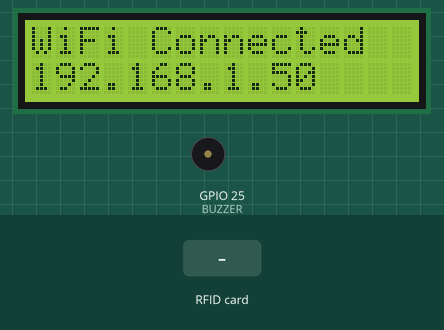
The sketch below on a simulated ESP32. Parts: 16×2 character LCD, buzzer (waves = sounding, pin HIGH). The test bench sets the inputs (shaded band). WiFi joins after 1.5 s; servers stay silent unless stated; uploads are accepted with an empty reply; the local clock reads 2024-03-15 10:24:30 at power-on unless the sketch sets it; what the sketch prints to the serial monitor is not drawn.

Above: at 4.1 s.
At 7.2 s:
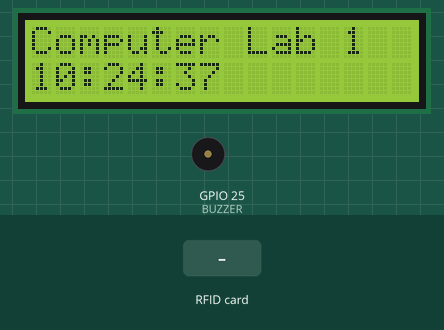
7.3 s: RFID card 5E 7A 19 C4 held to the reader
At 8.7 s:
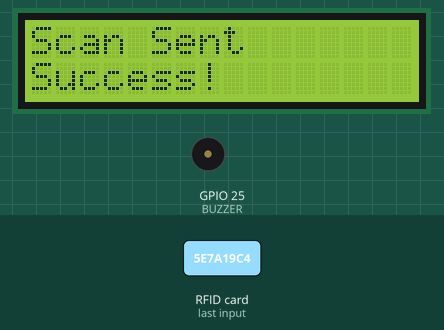
At 10.6 s:
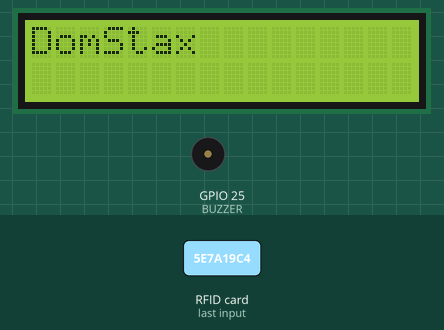
Timing chart, 0 to 12.1 s (numbered marks = the images above; inputs shaded):
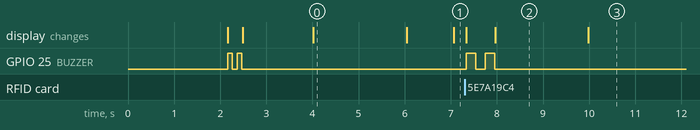

The sketch:

AssignedRoom.ino
```cpp
#include <WiFi.h>
#include <HTTPClient.h>
#include <SPI.h>
#include <MFRC522.h>
#include <Wire.h>
#include "RTClib.h"
#include <LiquidCrystal_I2C.h>

// --------- WIFI ----------
const char* ssid = "GlobeAtHome_1D45D_2.4";
const char* password = "zUCdG5Vb";

// --------- SERVER ----------
const char* SERVER_IP = "192.168.254.174";           // ← CHANGE THIS to your server IP
const int SERVER_PORT = 3000;

// --------- DEVICE CONFIG ----------
const char* DEVICE_ID = "Computer-Laboratory-1"; // assign this scanner to a room

// --------- RFID SETTINGS ----------
#define SS_PIN 5
#define RST_PIN 4
MFRC522 rfid(SS_PIN, RST_PIN);

// --------- RTC ----------
RTC_DS3231 rtc;

// --------- LCD ----------
LiquidCrystal_I2C lcd(0x27, 16, 2);

// --------- Buzzer ----------
#define BUZZER 25

unsigned long lastUpdate = 0;
unsigned long lastWiFiCheck = 0;
const unsigned long WIFI_CHECK_INTERVAL = 10000; // Check WiFi every 10 seconds

// --------- WIFI CONNECT ----------
void connectWiFi() {
  Serial.println("\n=== Connecting to WiFi ===");
  Serial.print("SSID: ");
  Serial.println(ssid);

  lcd.clear();
  lcd.setCursor(0, 0);
  lcd.print("WiFi");
  lcd.setCursor(0, 1);
  lcd.print("Connecting...");

  WiFi.mode(WIFI_STA);
  WiFi.begin(ssid, password);

  int attempts = 0;
  while (WiFi.status() != WL_CONNECTED && attempts < 40) {
    delay(500);
    Serial.print(".");
    attempts++;
  }

  if (WiFi.status() == WL_CONNECTED) {
    Serial.println("\n✓ WiFi Connected!");
    Serial.print("IP Address: ");
    Serial.println(WiFi.localIP());
    Serial.print("Signal Strength: ");
    Serial.print(WiFi.RSSI());
    Serial.println(" dBm");

    lcd.clear();
    lcd.setCursor(0, 0);
    lcd.print("WiFi Connected");
    lcd.setCursor(0, 1);
    lcd.print(WiFi.localIP().toString().c_str());
    delay(2000);
  } else {
    Serial.println("\n✗ WiFi Connection FAILED!");
    Serial.print("Status: ");
    Serial.println(WiFi.status());

    lcd.clear();
    lcd.setCursor(0, 0);
    lcd.print("WiFi FAILED");
    lcd.setCursor(0, 1);
    lcd.print("Retry...");
    delay(3000);
  }
}

// --------- CHECK WIFI CONNECTION ----------
void checkWiFiConnection() {
  unsigned long currentMillis = millis();

  if (currentMillis - lastWiFiCheck >= WIFI_CHECK_INTERVAL) {
    lastWiFiCheck = currentMillis;

    if (WiFi.status() != WL_CONNECTED) {
      Serial.println("WiFi disconnected! Reconnecting...");
      connectWiFi();
    } else {
      Serial.println("✓ WiFi OK");
    }
  }
}

// --------- SEND RFID SCAN ----------
void sendRFIDScan(String uid) {
  Serial.println("\n=== Sending RFID Scan ===");

  if (WiFi.status() != WL_CONNECTED) {
    Serial.println("✗ WiFi not connected!");
    lcd.clear();
    lcd.setCursor(0, 0);
    lcd.print("WiFi Offline");
    beepBuzzer(100, 3);
    delay(2000);
    return;
  }

  HTTPClient http;

  String url = "http://" + String(SERVER_IP) + ":" + String(SERVER_PORT) + "/api/iot/scans";

  Serial.print("URL: ");
  Serial.println(url);

  // Build JSON payload safely
  String payload = "{";
  payload += "\"deviceId\":\"" + String(DEVICE_ID) + "\",";
  payload += "\"uid\":\"" + uid + "\",";
  payload += "\"status\":\"success\"";
  payload += "}";

  Serial.print("Payload: ");
  Serial.println(payload);

  http.setTimeout(5000); // 5 second timeout
  http.begin(url);
  http.addHeader("Content-Type", "application/json");

  int httpCode = http.POST(payload);

  Serial.print("HTTP Response: ");
  Serial.println(httpCode);

  if (httpCode > 0) {
    String response = http.getString();
    Serial.print("Server Response: ");
    Serial.println(response);

    if (httpCode == 200) {
      Serial.println("✓ Scan sent successfully!");
      beepBuzzer(200, 1); // Success
    } else {
      Serial.print("⚠ Unexpected status code: ");
      Serial.println(httpCode);
      beepBuzzer(100, 2);
    }
  } else {
    Serial.print("✗ HTTP Error: ");
    Serial.println(http.errorToString(httpCode));
    beepBuzzer(100, 3); // Error
  }

  http.end();

  // LCD feedback
  lcd.clear();
  lcd.setCursor(0, 0);
  lcd.print("Scan Sent");
  lcd.setCursor(0, 1);
  if (httpCode == 200) {
    lcd.print("Success!");
  } else {
    lcd.print("Error: " + String(httpCode));
  }
  delay(2000);

  // Reset display
  lcd.clear();
  lcd.setCursor(0, 0);
  lcd.print("DomStax");
}

// --------- BUZZER ----------
void beepBuzzer(int duration, int times) {
  for (int i = 0; i < times; i++) {
    digitalWrite(BUZZER, HIGH);
    delay(duration);
    digitalWrite(BUZZER, LOW);
    if (i < times - 1) delay(100);
  }
}

// --------- SETUP ----------
void setup() {
  Serial.begin(115200);
  delay(2000);

  Serial.println("\n\n╔════════════════════════════════════╗");
  Serial.println("║  ESP32 RFID Reader with HTTP API  ║");
  Serial.println("║         Version 2.1.0             ║");
  Serial.println("╚════════════════════════════════════╝\n");

  // Initialize RFID
  SPI.begin();
  rfid.PCD_Init();
  Serial.println("✓ RFID Reader initialized");

  // Initialize RTC
  Wire.begin(21, 22);
  if (!rtc.begin()) {
    Serial.println("✗ RTC NOT FOUND - System halted");
    while (1);
  }
  if (rtc.lostPower()) {
    Serial.println("⚠ RTC lost power - Setting current time");
    // Use hardcoded date/time instead of macros
    rtc.adjust(DateTime(2026, 4, 20, 12, 0, 0));
  }
  Serial.println("✓ RTC initialized");

  // Initialize LCD
  lcd.init();
  lcd.backlight();
  lcd.clear();
  lcd.setCursor(0, 0);
  lcd.print("ESP32 RFID");
  lcd.setCursor(0, 1);
  lcd.print("Initializing...");
  Serial.println("✓ LCD initialized");

  // Initialize Buzzer
  pinMode(BUZZER, OUTPUT);
  digitalWrite(BUZZER, LOW);
  Serial.println("✓ Buzzer initialized");

  // Startup beep
  beepBuzzer(100, 2);

  // Connect to WiFi
  connectWiFi();

  // Initial display
  lcd.clear();
  lcd.setCursor(0, 0);
  lcd.print("Computer Lab 1");

  Serial.println("\n✓ Setup Complete - Ready to scan cards!\n");
}

// --------- UPDATE CLOCK ----------
void updateClock() {
  unsigned long currentMillis = millis();

  if (currentMillis - lastUpdate >= 1000) {
    lastUpdate = currentMillis;

    DateTime now = rtc.now();

    lcd.setCursor(0, 1);
    char line[17];
    sprintf(line, "%02d:%02d:%02d     ", now.hour(), now.minute(), now.second());
    lcd.print(line);
  }
}

// --------- MAIN LOOP ----------
void loop() {
  // Check WiFi connection periodically
  checkWiFiConnection();

  // Update clock display
  updateClock();

  // Check for new RFID card
  if (rfid.PICC_IsNewCardPresent()) {
    if (rfid.PICC_ReadCardSerial()) {

      String uid = "";

      // Convert UID to hex string
      for (byte i = 0; i < rfid.uid.size; i++) {
        if (rfid.uid.uidByte[i] < 0x10) uid += "0";
        uid += String(rfid.uid.uidByte[i], HEX);
      }
      uid.toUpperCase();

      Serial.print("\n>>> CARD SCANNED: ");
      Serial.println(uid);

      // Get timestamp from RTC
      DateTime now = rtc.now();
      char timeStr[9];
      sprintf(timeStr, "%02d:%02d:%02d", now.hour(), now.minute(), now.second());

      // Display on LCD
      lcd.clear();
      lcd.setCursor(0, 0);
      lcd.print("UID: ");
      lcd.print(uid.substring(0, 8));

      lcd.setCursor(0, 1);
      lcd.print(timeStr);

      Serial.print("Time: ");
      Serial.println(timeStr);

      // Success beep
      beepBuzzer(200, 1);

      // Send to server
      sendRFIDScan(uid);

      delay(3000);

      // Reset display
      lcd.clear();
      lcd.setCursor(0, 0);
      lcd.print("Computer Lab 1");

      // Stop reading
      rfid.PICC_HaltA();
      rfid.PCD_StopCrypto1();
    }
  }

  delay(100);
}
```

Measured:
- after the input at 7.3 s, GPIO 25 (BUZZER): alternates HIGH for 0.20 s and LOW for 0.21 s, 4 changes in all, then stays LOW, starting at once; the display: first changes at once (image 2 shows a later state)
- what the display in image 0 shows lasts 2.0 s, from 4.0 s to 6.0 s
